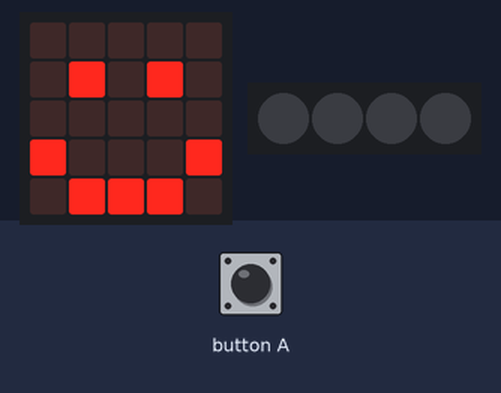
A program run on a simulated BBC micro:bit (MakeCode). Parts: the board's 5×5 LED display, 4 RGB LEDs in strip order, left to right. The test bench sets the inputs (shaded band). Dim RGB values are drawn brighter than linear.

Above: at 1.8 s.
1.9 s: button A pressed for 0.15 s
At 3.5 s:
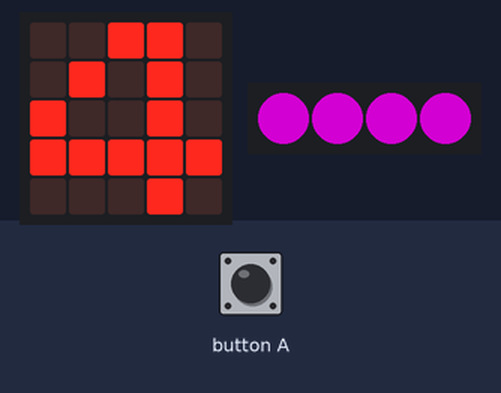
At 4.8 s:
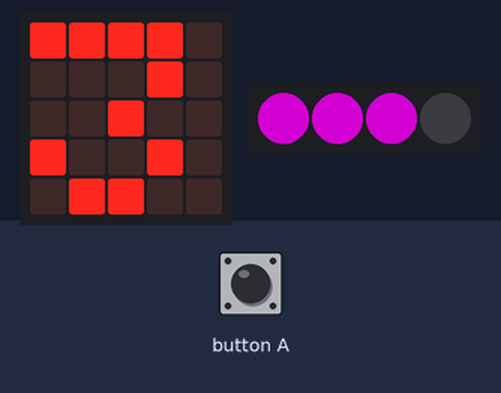
Timing chart, 0 to 9.1 s (numbered marks = the images above; inputs shaded):
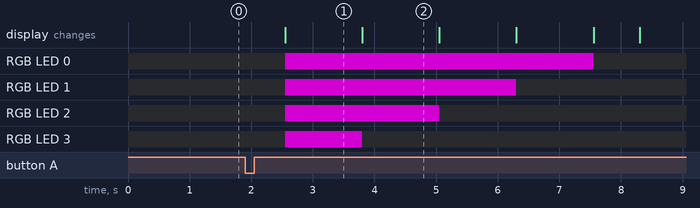

Measured:
- after the input at 1.9 s, RGB LED 0: off → RGB(127, 0, 127) after 0.65 s, → off 5.0 s later; RGB LED 1: off → RGB(127, 0, 127) after 0.65 s, → off 3.8 s later; RGB LED 2: off → RGB(127, 0, 127) after 0.65 s, → off 2.5 s later; RGB LED 3: off → RGB(127, 0, 127) after 0.65 s, → off 1.3 s later; the display: changes after 0.65 s (image 1)
- what the display in image 1 shows lasts 1.2 s, from 2.6 s to 3.8 s

The program:

main.ts
```typescript
// (licence header left out)
// variables
let neopixelStrip: neopixel.Strip = null
let loopcounter = 4

// setup
basic.clearScreen()
neopixelStrip = neopixel.create(DigitalPin.P16, 4, NeoPixelMode.RGB)
neopixelStrip.setPixelColor(0, neopixel.colors(NeoPixelColors.Black))
neopixelStrip.setPixelColor(1, neopixel.colors(NeoPixelColors.Black))
neopixelStrip.setPixelColor(2, neopixel.colors(NeoPixelColors.Black))
neopixelStrip.setPixelColor(3, neopixel.colors(NeoPixelColors.Black))
neopixelStrip.show()
basic.showIcon(IconNames.Happy)

input.onButtonPressed(Button.A, function () {
  // neopixel colours
  neopixelStrip.setPixelColor(0, neopixel.colors(NeoPixelColors.Purple))
  neopixelStrip.setPixelColor(1, neopixel.colors(NeoPixelColors.Purple))
  neopixelStrip.setPixelColor(2, neopixel.colors(NeoPixelColors.Purple))
  neopixelStrip.setPixelColor(3, neopixel.colors(NeoPixelColors.Purple))

  // loopcounter
  loopcounter = 4
  // while statement which makes the number on the MicroBit be the same as the number of lit up neopixels, continues as long as the loopcounter is greather than or equal to zero.
  while (loopcounter >= 0) {
    basic.pause(500)

    neopixelStrip.setPixelColor(loopcounter, neopixel.colors(NeoPixelColors.Black))
    neopixelStrip.show()
    basic.showNumber(loopcounter)
    loopcounter = loopcounter - 1
  }

  // display happy face when done
  basic.showIcon(IconNames.Happy)
})
```
